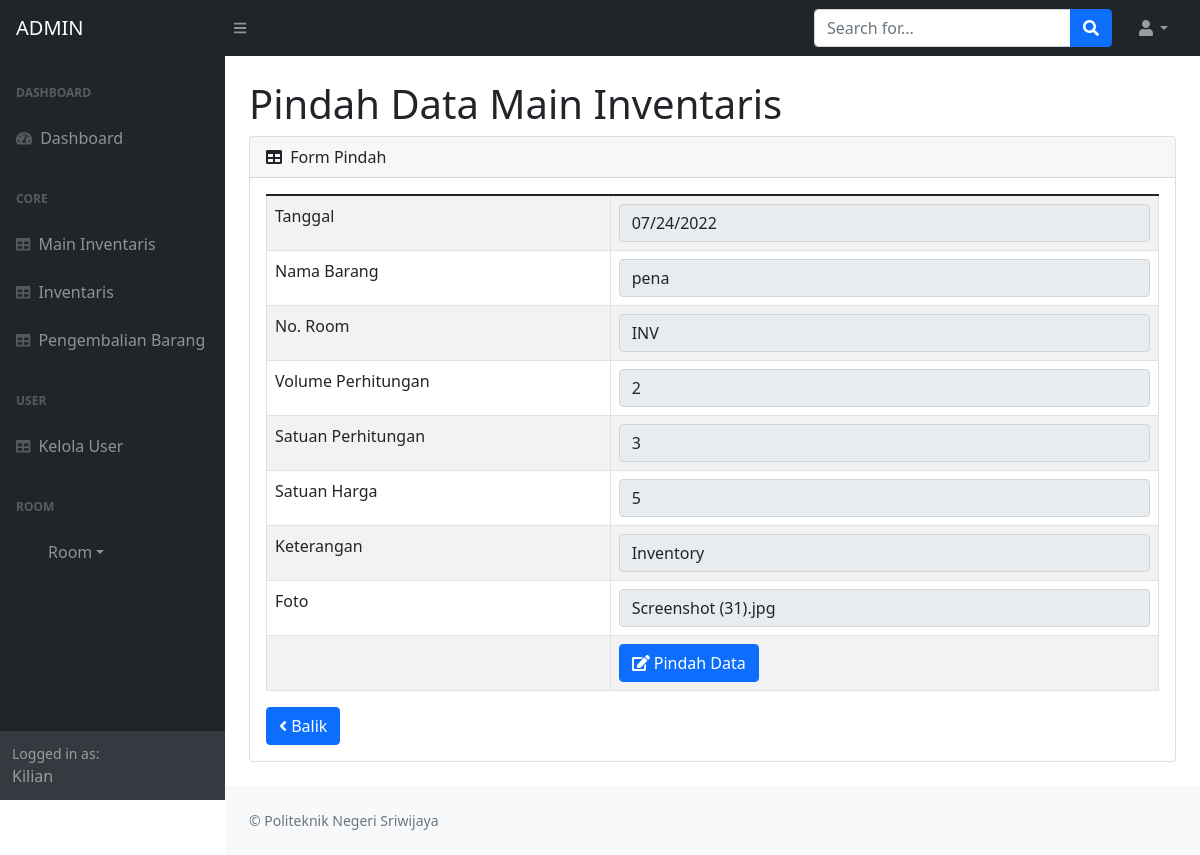
The app's page /admin.php?page=main_inventory/pindah&main_inventory=1 (signed in) with its own data.
### tables this page shows
CREATE TABLE `main_inventory` (
  `id` int(11) NOT NULL,
  `tanggal` date NOT NULL,
  `nama_barang` varchar(50) NOT NULL,
  `no_room` varchar(20) NOT NULL,
  `volume_perhitungan` varchar(20) NOT NULL,
  `satuan_perhitungan` varchar(20) NOT NULL,
  `satuan_harga` varchar(20) NOT NULL,
  `total_harga` varchar(20) NOT NULL,
  `keterangan` varchar(20) NOT NULL,
  `status` varchar(20) NOT NULL,
  `foto` varchar(75) NOT NULL
);

### fungsi/view/view.php (called while the page is built, shortened)
<?php
	 class view {
		protected $db;
		function __construct($db){
			$this->db = $db;
		}
			function main_inventory_edit($id){
				$sql = "select * from main_inventory where id=?";
				$row = $this-> db -> prepare($sql);
				$row -> execute(array($id));
				$hasil = $row -> fetch();
				return $hasil;
			}
	 }

### admin/module/main_inventory/pindah/index.php (the view, shortened to what this page needs)
      <?php
	$id = $_GET['main_inventory'];
	$hasil = $lihat -> main_inventory_edit($id);
?>
	 <div id="layoutSidenav_content">
                  <div class="col-lg-12 main-chart">
						<div class="container-fluid px-4">
                        <h1 class="mt-4">Pindah Data Main Inventaris</h1>
						<div class="card mb-4">
                            <div class="card-header">
                                <i class="fas fa-table me-1"></i>
                                Form Pindah
                            </div>
							<div class="card-body">
							<table class="table table-bordered table-striped" >
							<form action="fungsi/pindah/pindah_admin.php?main_inventory=pindah" method="POST" enctype="multipart/form-data">
                                            <tr>
												<td>Tanggal</td>
												<td><input type="date" required readonly value="<?php echo $hasil['tanggal'];?>"class="form-control"  name="tanggal"></td>
											</tr>
                                             <tr>
												<td>Nama Barang</td>
												<td><input type="text" required readonly value="<?php echo $hasil['nama_barang'];?>"class="form-control"  name="nama_barang"></td>
											</tr>
											<tr>
												<td>No. Room</td>
												<td><input type="text" required readonly value="<?php echo $hasil['no_room'];?>"class="form-control"  name="no_room"></td>
											</tr>
                                            <tr>
												<td>Volume Perhitungan</td>
												<td><input type="text" required readonly value="<?php echo $hasil['volume_perhitungan'];?>" class="form-control"  name="volume_perhitungan"></td>
											</tr>
                                            <tr>
												<td>Satuan Perhitungan</td>
												<td><input type="number" required readonly value="<?php echo $hasil['satuan_perhitungan'];?>" required class="form-control"  name="satuan_perhitungan"></td>
											</tr>
                                            <tr>
												<td>Satuan Harga</td>
												<td><input type="number" required readonly value="<?php echo $hasil['satuan_harga'];?>" class="form-control"  name="satuan_harga"></td>
											</tr>
                                            <tr>
												<td>Keterangan</td>
												<td><input type="text" required readonly value="<?php echo $hasil['keterangan'];?>"class="form-control"  name="keterangan"></td>
											</tr>
											<tr>
												<td>Foto</td>
												<td><input type="text" required readonly value="<?php echo $hasil['foto'];?>"class="form-control"  name="foto"></td>
											</tr>
                                            <tr>
									<td></td>
									<td><button class="btn btn-primary"><i class="fa fa-edit"></i> Pindah Data</button>
										</td>
								</tr>
							</form>
						</table>
						<a href="admin.php?page=main_inventory"><button class="btn btn-primary"><i class="fa fa-angle-left"></i> Balik </button></a>
							</div>
						</div>
				  </div>
				  </div>

### records on screen
main_inventory: tanggal "07/24/2022", nama_barang "pena", no_room "INV", volume_perhitungan "2", satuan_perhitungan "3", satuan_harga "5", keterangan "Inventory", foto "Screenshot (31).jpg"

### other values on screen
$_SESSION['jenis_user'] "ADMIN"
$_SESSION['username'] "Kilian"
